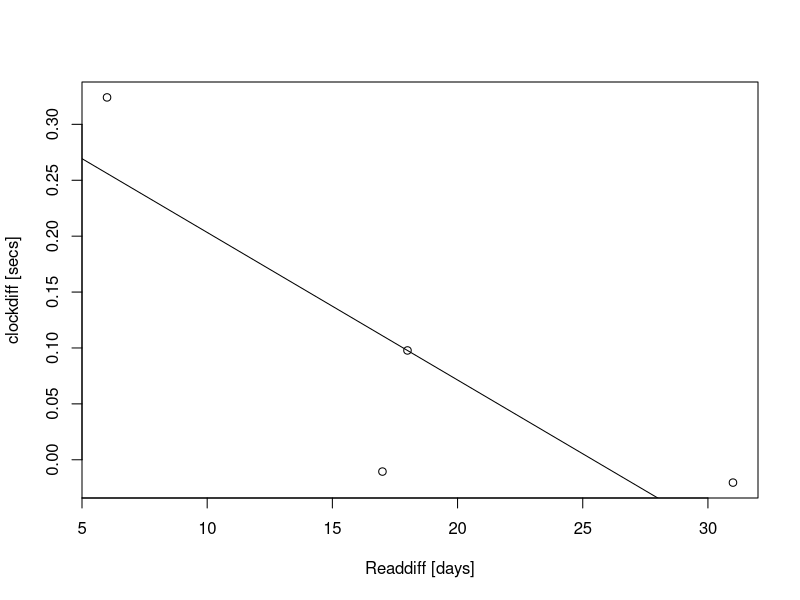

R code for this plot:
ttraw <- scan("tests.txt", character(), sep="\n")
tttime <- substr(ttraw,1,8)
vaisala <- strptime(substr(ttraw,27,48), format = "%b %d %T %Y", tz = "UTC")
vaidate <- as.Date(vaisala)
time <- as.POSIXct(paste(vaidate, tttime))
kulonbs <- vaisala - time
## Adjustments identification and date
clkadjust <- kulonbs > -1
## Exclude clock adjustment for aggregation
vaidate[clkadjust] <- vaidate[clkadjust] + 1
aggreg <- tapply(kulonbs, vaidate, mean)
okvaidate <- as.Date(names(aggreg))
nrnewadj <- which(diff(okvaidate) == 1) + 1
okvaidate[nrnewadj] <- okvaidate[nrnewadj] - 1
## Process dataframe differences from real differences
res.df <- data.frame(Readdiff = diff(okvaidate),
                     Clockdiff = diff(aggreg)
                     )
res.df <- res.df[res.df$Readdiff > 0, ]

plot(res.df, xlab = "Readdiff [days]",
     ylab = "clockdiff [secs]")
res.lm <- lm(Clockdiff ~ Readdiff, res.df)
abline(res.lm)
## Napi diff secben -2.54
coef(res.lm)[2]
## Havi diff percben -1.27
(coef(res.lm)[2] * 30) / 60
